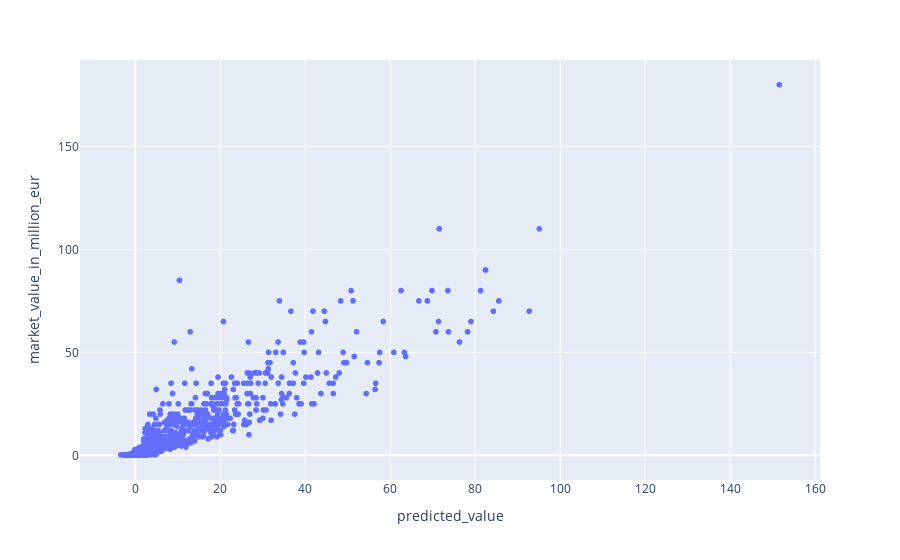

Source (notebook cell):
### Code cell
predicted_dfs, regressor, y_test = predict_future_values(
    pdf_train, 
    pdf_test,
    prediction_years=[2023, 2024, 2025, 2026, 2027, 2028, 2029, 2030, 2031, 2032, 2033, 2034, 2035, 2036, 2037, 2038],
    features=features
)

forecast_df = pd.concat(predicted_dfs, ignore_index=True)

### Figure 1 — Plotly figure (JSON) as saved in the notebook; plotly's stock layout.template omitted (floating-point values rounded to 4 significant figures; data arrays with more than 128 entries replaced by an {"elided": "..."} marker saying what was removed)
{"data": [{"customdata": {"elided": "1317x2 mixed values"}, "hovertemplate": "predicted_value=%{x}<br>market_value_in_million_eur=%{y}<br>name=%{customdata[0]}<br>age=%{customdata[1]}<extra></extra>", "legendgroup": "", "marker": {"color": "#636efa", "symbol": "circle"}, "mode": "markers", "name": "", "showlegend": false, "type": "scattergl", "x": {"elided": "1317 float values"}, "xaxis": "x", "y": {"elided": "1317 float values"}, "yaxis": "y"}], "layout": {"legend": {"tracegroupgap": 0}, "margin": {"t": 60}, "xaxis": {"anchor": "y", "domain": [0, 1], "title": {"text": "predicted_value"}}, "yaxis": {"anchor": "x", "domain": [0, 1], "title": {"text": "market_value_in_million_eur"}}}}
